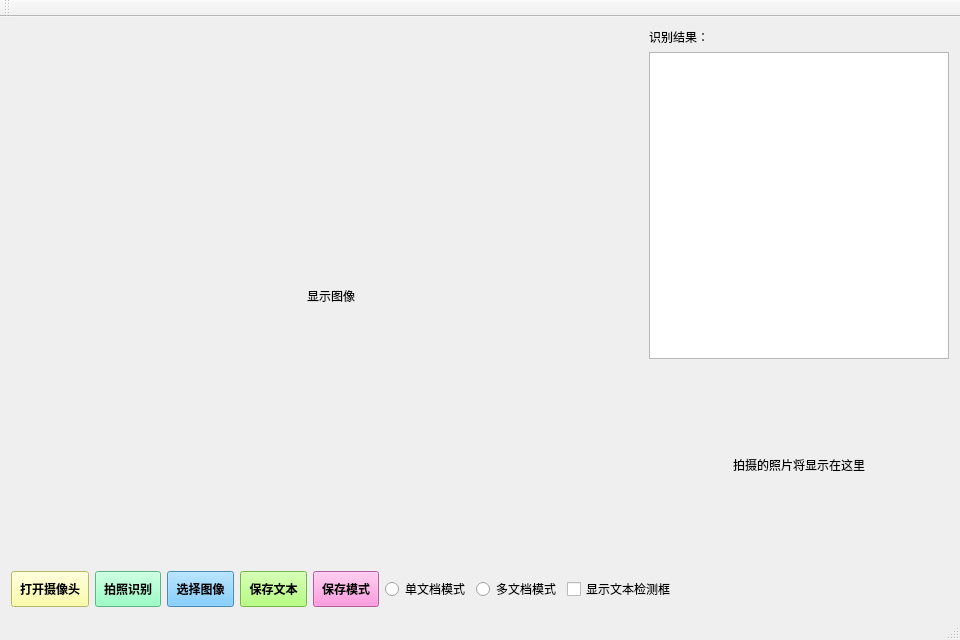
<?xml version="1.0" encoding="UTF-8"?>
<ui version="4.0">
 <class>MainWindow</class>
 <widget class="QMainWindow" name="MainWindow">
  <property name="enabled">
   <bool>true</bool>
  </property>
  <property name="geometry">
   <rect>
    <x>0</x>
    <y>0</y>
    <width>960</width>
    <height>640</height>
   </rect>
  </property>
  <property name="sizePolicy">
   <sizepolicy hsizetype="Fixed" vsizetype="Fixed">
    <horstretch>0</horstretch>
    <verstretch>0</verstretch>
   </sizepolicy>
  </property>
  <property name="minimumSize">
   <size>
    <width>960</width>
    <height>640</height>
   </size>
  </property>
  <property name="windowTitle">
   <string>MainWindow</string>
  </property>
  <property name="windowIcon">
   <iconset resource="resource.qrc">
    <normaloff>:/resource/XD-OCR.png</normaloff>:/resource/XD-OCR.png</iconset>
  </property>
  <widget class="QWidget" name="centralWidget">
   <layout class="QVBoxLayout" name="verticalLayout_2">
    <item>
     <layout class="QHBoxLayout" name="horizontalLayout_2">
      <item>
       <widget class="QLabel" name="lb_show">
        <property name="minimumSize">
         <size>
          <width>640</width>
          <height>480</height>
         </size>
        </property>
        <property name="styleSheet">
         <string notr="true"/>
        </property>
        <property name="text">
         <string>&lt;html&gt;&lt;head/&gt;&lt;body&gt;&lt;p align=&quot;center&quot;&gt;显示图像&lt;/p&gt;&lt;/body&gt;&lt;/html&gt;</string>
        </property>
       </widget>
      </item>
      <item>
       <layout class="QVBoxLayout" name="verticalLayout">
        <item>
         <widget class="QLabel" name="label">
          <property name="text">
           <string>识别结果：</string>
          </property>
         </widget>
        </item>
        <item>
         <widget class="QTextBrowser" name="tb_text">
          <property name="minimumSize">
           <size>
            <width>300</width>
            <height>0</height>
           </size>
          </property>
          <property name="maximumSize">
           <size>
            <width>300</width>
            <height>16777215</height>
           </size>
          </property>
          <property name="baseSize">
           <size>
            <width>0</width>
            <height>0</height>
           </size>
          </property>
          <property name="cursor" stdset="0">
           <cursorShape>IBeamCursor</cursorShape>
          </property>
          <property name="styleSheet">
           <string notr="true">border-color: rgb(33, 150, 243);</string>
          </property>
         </widget>
        </item>
        <item>
         <widget class="QLabel" name="lb_captured">
          <property name="minimumSize">
           <size>
            <width>300</width>
            <height>200</height>
           </size>
          </property>
          <property name="maximumSize">
           <size>
            <width>300</width>
            <height>200</height>
           </size>
          </property>
          <property name="text">
           <string>&lt;html&gt;&lt;head/&gt;&lt;body&gt;&lt;p align=&quot;center&quot;&gt;拍摄的照片将显示在这里&lt;/p&gt;&lt;/body&gt;&lt;/html&gt;</string>
          </property>
         </widget>
        </item>
       </layout>
      </item>
     </layout>
    </item>
    <item>
     <layout class="QHBoxLayout" name="horizontalLayout">
      <item>
       <widget class="QPushButton" name="pb_openCamera">
        <property name="styleSheet">
         <string notr="true">QPushButton { padding: 8px; font-weight: bold; background-color: #ffff8f; color: black; }</string>
        </property>
        <property name="text">
         <string>打开摄像头</string>
        </property>
       </widget>
      </item>
      <item>
       <widget class="QPushButton" name="pb_captureImage">
        <property name="styleSheet">
         <string notr="true">QPushButton { padding: 8px; font-weight: bold; background-color: #7bffb6; color: black; }</string>
        </property>
        <property name="text">
         <string>拍照识别</string>
        </property>
       </widget>
      </item>
      <item>
       <widget class="QPushButton" name="pb_selectImage">
        <property name="autoFillBackground">
         <bool>false</bool>
        </property>
        <property name="styleSheet">
         <string notr="true">QPushButton { padding: 8px; font-weight: bold; background-color: #61c2ff; color: black; }
</string>
        </property>
        <property name="text">
         <string>选择图像</string>
        </property>
       </widget>
      </item>
      <item>
       <widget class="QPushButton" name="pb_saveText">
        <property name="cursor">
         <cursorShape>ArrowCursor</cursorShape>
        </property>
        <property name="autoFillBackground">
         <bool>false</bool>
        </property>
        <property name="styleSheet">
         <string notr="true">QPushButton { padding: 8px; font-weight: bold; background-color: #a3ff5d; color: black; }
</string>
        </property>
        <property name="text">
         <string>保存文本</string>
        </property>
       </widget>
      </item>
      <item>
       <widget class="QPushButton" name="pb_toggleSaveMode">
        <property name="cursor">
         <cursorShape>ArrowCursor</cursorShape>
        </property>
        <property name="autoFillBackground">
         <bool>false</bool>
        </property>
        <property name="styleSheet">
         <string notr="true">QPushButton { padding: 8px; font-weight: bold; background-color: #ff7dd8; color: black; }
</string>
        </property>
        <property name="text">
         <string>保存模式</string>
        </property>
       </widget>
      </item>
      <item>
       <widget class="QRadioButton" name="rb_singleDoc">
        <property name="text">
         <string>单文档模式</string>
        </property>
       </widget>
      </item>
      <item>
       <widget class="QRadioButton" name="rb_multiDoc">
        <property name="text">
         <string>多文档模式</string>
        </property>
       </widget>
      </item>
      <item>
       <widget class="QCheckBox" name="cb_showRect">
        <property name="text">
         <string>显示文本检测框</string>
        </property>
       </widget>
      </item>
      <item>
       <spacer name="horizontalSpacer">
        <property name="orientation">
         <enum>Qt::Orientation::Horizontal</enum>
        </property>
        <property name="sizeHint" stdset="0">
         <size>
          <width>40</width>
          <height>20</height>
         </size>
        </property>
       </spacer>
      </item>
     </layout>
    </item>
   </layout>
  </widget>
  <widget class="QMenuBar" name="menuBar">
   <property name="geometry">
    <rect>
     <x>0</x>
     <y>0</y>
     <width>960</width>
     <height>21</height>
    </rect>
   </property>
  </widget>
  <widget class="QToolBar" name="mainToolBar">
   <attribute name="toolBarArea">
    <enum>TopToolBarArea</enum>
   </attribute>
   <attribute name="toolBarBreak">
    <bool>false</bool>
   </attribute>
  </widget>
  <widget class="QStatusBar" name="statusBar"/>
 </widget>
 <layoutdefault spacing="6" margin="11"/>
 <resources>
  <include location="resource.qrc"/>
 </resources>
 <connections/>
</ui>
